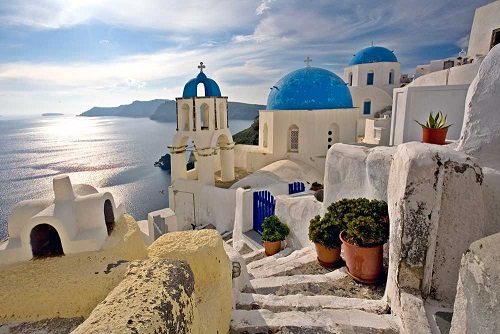
#> input picture Task5/greece.jpg, 500 x 334 px
$ jupyter execute --allow-errors task5.ipynb
#> lines starting #> are read from the running program, lines starting #| are printed output that depends on the picture; after the words box and inside, x2 and y2 are one past the last pixel; in counts of white or black regions, pixels touching at a corner belong together
[cell 1]
# импорт библиотек
import cv2
import numpy as np
import math
import matplotlib.pyplot as plt

[cell 2]
# расстояние между точками (u, v) и (x, y)
def distance(u, v, x, y):
  return math.sqrt((u - x) ** 2 + (v - y) ** 2)

[cell 3]
# шаг 0.1: загрузка изображения
image = cv2.imread('greece.jpg', cv2.IMREAD_GRAYSCALE)
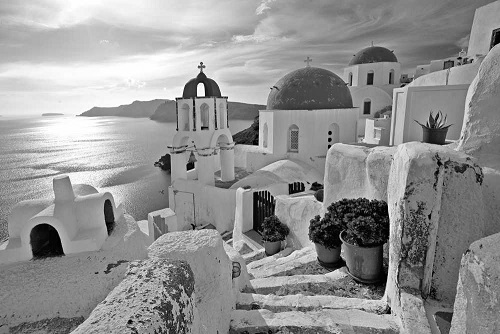
#> image: shape (334, 500); min 0, max 255, mean 146.8
rows, cols = image.shape
#> rows = 334; cols = 500
plt.imshow(image, cmap='gray')

#> (a cell that did not finish here is left out)

[cell 5]
# шаг 0.3: задаём диаметр круга в фильтрах и показатель в фильтре Баттерворта
D = 30
n = 4

[cell 6]
# шаг 1.1: получаем идеальный низкочастотный фильтр
filter = np.zeros((rows, cols), np.float32)
for u in range(rows):
  for v in range(cols):
    if distance(u, v, rows / 2, cols / 2) <= D:
      filter[u][v] = 1
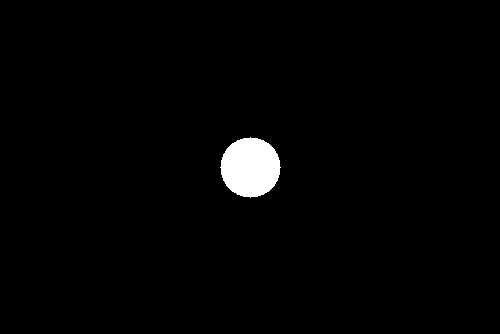
#> filter: shape (334, 500) float32; values 0 (black) and 1 (white), 1.7% white; 1 white region, box (x1, y1, x2, y2) and area: (220, 137, 281, 198) 2821
mag_spec = np.abs(filter) ** 0.05
plt.imshow(mag_spec, cmap = 'gray')

#> (a cell that did not finish here is left out)

#> (a cell that did not finish here is left out)

[cell 9]
# шаг 1.4: получаем идеальный высокочастотный фильтр
filter = np.zeros((rows, cols), np.float32)
for u in range(rows):
  for v in range(cols):
    if distance(u, v, rows / 2, cols / 2) > D:
      filter[u][v] = 1
mag_spec = np.abs(filter) ** 0.05
plt.imshow(mag_spec, cmap = 'gray')

#> (a cell that did not finish here is left out)

#> (a cell that did not finish here is left out)

[cell 12]
# шаг 2.1: получаем низкочастотный фильтр Баттерворта
filter = np.zeros((rows, cols), np.float32)
for u in range(rows):
  for v in range(cols):
    filter[u][v] = 1 / (1 + (distance(u, v, rows / 2, cols / 2) / D) ** (2 * n))
mag_spec = np.abs(filter) ** 0.05
plt.imshow(mag_spec, cmap = 'gray')
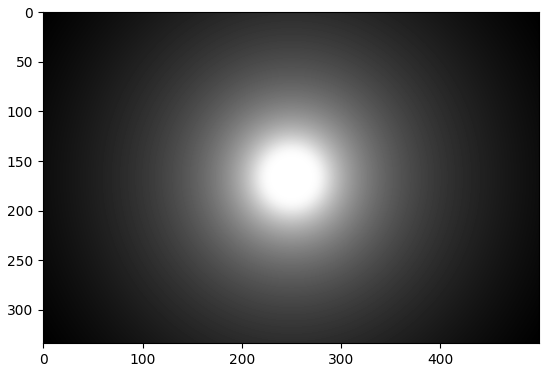
#> figure drawn by matplotlib, 1 panel

#> (a cell that did not finish here is left out)

#> (a cell that did not finish here is left out)

[cell 15]
# шаг 2.4: получаем высокочастотный фильтр Баттерворта
filter = np.zeros((rows, cols), np.float32)
for u in range(rows):
  for v in range(cols):
    filter[u][v] = 1 - 1 / (1 + (distance(u, v, rows / 2, cols / 2) / D) ** (2 * n))
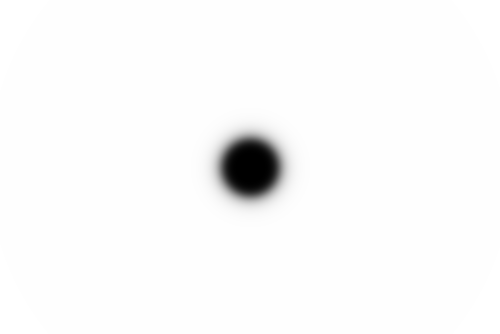
#> filter: shape (334, 500) float32; min 0, max 1, mean 0.981
mag_spec = np.abs(filter) ** 0.05
plt.imshow(mag_spec, cmap = 'gray')
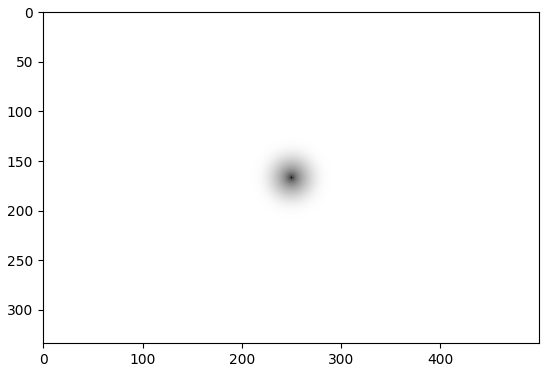
#> figure drawn by matplotlib, 1 panel

#> (a cell that did not finish here is left out)

#> (a cell that did not finish here is left out)

[cell 18]
# шаг 3.1: получаем низкочастотный фильтр Гаусса
filter = np.zeros((rows, cols), np.float32)
for u in range(rows):
  for v in range(cols):
    filter[u][v] = math.exp(-(distance(u, v, rows / 2, cols / 2) ** 2) / 2 / (D ** 2))
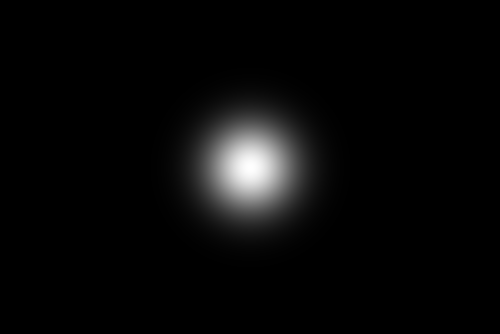
#> filter: shape (334, 500) float32; min 1.55e-22, max 1, mean 0.0339
mag_spec = np.abs(filter) ** 0.05
plt.imshow(mag_spec, cmap = 'gray')
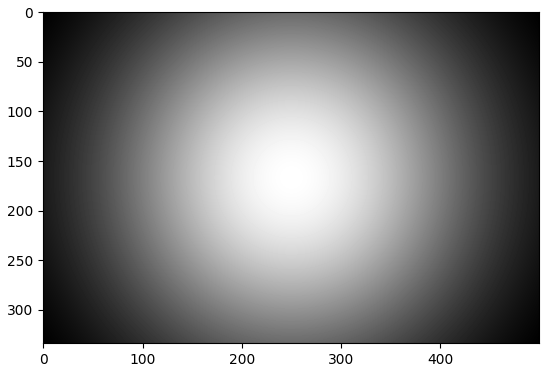
#> figure drawn by matplotlib, 1 panel
